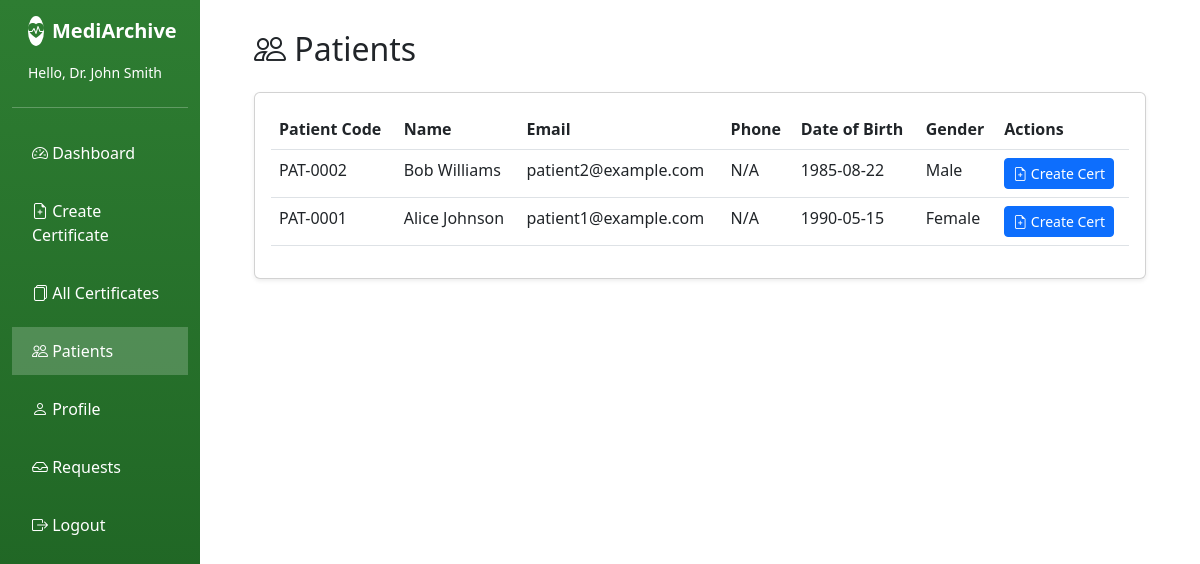
Screenshot of /views/patients.php (signed in) with the database file from the repository.
### tables this page shows
CREATE TABLE IF NOT EXISTS patients (
    id INT PRIMARY KEY AUTO_INCREMENT,
    user_id INT NOT NULL,
    patient_code VARCHAR(20) UNIQUE NOT NULL,
    date_of_birth DATE,
    gender ENUM('Male', 'Female', 'Other'),
    address TEXT,
    FOREIGN KEY (user_id) REFERENCES users(id) ON DELETE CASCADE,
    INDEX idx_user_id (user_id),
    INDEX idx_patient_code (patient_code)
);

CREATE TABLE IF NOT EXISTS users (
    id INT PRIMARY KEY AUTO_INCREMENT,
    username VARCHAR(50) UNIQUE NOT NULL,
    email VARCHAR(100) UNIQUE NOT NULL,
    password VARCHAR(255) NOT NULL,
    full_name VARCHAR(100) NOT NULL,
    role ENUM('clinic_admin', 'patient') NOT NULL DEFAULT 'patient',
    phone VARCHAR(20),
    created_at TIMESTAMP DEFAULT CURRENT_TIMESTAMP,
    INDEX idx_username (username),
    INDEX idx_email (email)
);

### config.php (called while the page is built, shortened)
<?php
function isClinicAdmin() {
    return isset($_SESSION['role']) && $_SESSION['role'] === 'clinic_admin';
}
?>

### views/patients.php (the view, shortened to what this page needs)
<?php
require_once '../config.php';
$conn = getDBConnection();
$stmt = $conn->prepare("SELECT p.*, u.full_name, u.email, u.phone
                       FROM patients p
                       JOIN users u ON p.user_id = u.id
                       ORDER BY p.id DESC");
$stmt->execute();
$patients = $stmt->get_result();
?>
<!DOCTYPE html>
<html lang="en">
<head>
<link href="https://cdn.jsdelivr.net/npm/bootstrap@5.3.0/dist/css/bootstrap.min.css" rel="stylesheet">
<link rel="stylesheet" href="https://cdn.jsdelivr.net/npm/bootstrap-icons@1.10.0/font/bootstrap-icons.css">
</head>
<body>
<div class="container-fluid">
    <div class="row">
        <?php include 'includes/sidebar.php'; ?>
        <main class="col-md-9 ms-sm-auto col-lg-10 px-md-4">
            <div class="main-content">
                <h2 class="mb-4"><i class="bi bi-people"></i> Patients</h2>
                <div class="card shadow-sm">
                    <div class="card-body">
                        <?php if ($patients->num_rows > 0): ?>
                        <div class="table-responsive">
                            <table class="table table-hover">
                                <thead>
                                    <tr>
                                        <th>Patient Code</th>
                                        <th>Name</th>
                                        <th>Email</th>
                                        <th>Phone</th>
                                        <th>Date of Birth</th>
                                        <th>Gender</th>
                                        <th>Actions</th>
                                    </tr>
                                </thead>
                                <tbody>
                                    <?php while ($patient = $patients->fetch_assoc()): ?>
                                    <tr>
                                        <td><?php echo htmlspecialchars($patient['patient_code']); ?></td>
                                        <td><?php echo htmlspecialchars($patient['full_name']); ?></td>
                                        <td><?php echo htmlspecialchars($patient['email']); ?></td>
                                        <td><?php echo htmlspecialchars($patient['phone'] ?? 'N/A'); ?></td>
                                        <td><?php echo $patient['date_of_birth'] ?? 'N/A'; ?></td>
                                        <td><?php echo $patient['gender'] ?? 'N/A'; ?></td>
                                        <td>
                                            <a href="create_certificate.php?patient_id=<?php echo $patient['id']; ?>" class="btn btn-sm btn-primary">
                                                <i class="bi bi-file-earmark-plus"></i> Create Cert
                                            </a>
                                        </td>
                                    </tr>
                                    <?php endwhile; ?>
                                </tbody>
                            </table>
                        </div>
                        <?php else: ?>
                        <p class="text-muted text-center py-5">No patients registered yet.</p>
                        <?php endif; ?>
                    </div>
                </div>
            </div>
        </main>
    </div>
</div>
</body>
</html>

### views/includes/sidebar.php (shortened to what this page needs)
<?php
$current_page = basename($_SERVER['PHP_SELF']);
?>
<nav class="col-md-3 col-lg-2 d-md-block sidebar collapse">
    <div class="position-sticky pt-3">
        <div class="d-flex align-items-center gap-2 px-3 mb-2">
            <span class="bg-white rounded-circle d-inline-flex align-items-center justify-content-center" style="width:30px;height:30px;color:#2e7d32;"><i class="bi bi-heart-pulse-fill"></i></span>
            <h5 class="text-white mb-0"><strong>MediArchive</strong></h5>
        </div>
        <?php if (isset($_SESSION['full_name'])): ?>
        <div class="d-flex align-items-center gap-2 px-3 py-2 text-white">
            <div class="small">Hello, <?php echo htmlspecialchars($_SESSION['full_name']); ?></div>
        </div>
        <?php endif; ?>
        <hr class="text-white">
        <ul class="nav flex-column">
            <li class="nav-item">
                <a class="nav-link <?php echo $current_page === 'dashboard.php' ? 'active' : ''; ?>" href="dashboard.php">
                    <i class="bi bi-speedometer2"></i> Dashboard
                </a>
            </li>
            <?php if (isClinicAdmin()): ?>
            <li class="nav-item">
                <a class="nav-link <?php echo $current_page === 'create_certificate.php' ? 'active' : ''; ?>" href="create_certificate.php">
                    <i class="bi bi-file-earmark-plus"></i> Create Certificate
                </a>
            </li>
            <li class="nav-item">
                <a class="nav-link <?php echo in_array($current_page, ['certificates.php', 'my_certificates.php']) ? 'active' : ''; ?>" href="certificates.php">
                    <i class="bi bi-files"></i> All Certificates
                </a>
            </li>
            <li class="nav-item">
                <a class="nav-link <?php echo $current_page === 'patients.php' ? 'active' : ''; ?>" href="patients.php">
                    <i class="bi bi-people"></i> Patients
                </a>
            </li>
            <?php endif; ?>
            <li class="nav-item">
                <a class="nav-link <?php echo in_array($current_page, ['profile.php', 'edit_profile.php']) ? 'active' : ''; ?>" href="profile.php">
                    <i class="bi bi-person"></i> Profile
                </a>
            </li>
            <?php if (isClinicAdmin()): ?>
            <li class="nav-item">
                <a class="nav-link <?php echo $current_page === 'certificate_requests.php' ? 'active' : ''; ?>" href="certificate_requests.php">
                    <i class="bi bi-inbox"></i> Requests
                </a>
            </li>
            <?php endif; ?>
            <li class="nav-item">
                <a class="nav-link" href="logout.php">
                    <i class="bi bi-box-arrow-right"></i> Logout
                </a>
            </li>
        </ul>
    </div>
</nav>

### views/patients.php (style rules this page uses)
.sidebar { min-height: 100vh; background: linear-gradient(180deg, #2e7d32 0%, #1b5e20 100%); }
.sidebar .nav-link { color: white; padding: 12px 20px; margin: 5px 0; }
.sidebar .nav-link.active { background: rgba(255,255,255,0.2); }
.main-content { padding: 30px; }

### rows the page displays
patients: patient_code "PAT-0002", user.full_name "Bob Williams", user.email "patient2@example.com", user.phone "N/A", date_of_birth "1985-08-22", gender "Male"
patients: patient_code "PAT-0001", user.full_name "Alice Johnson", user.email "patient1@example.com", user.phone "N/A", date_of_birth "1990-05-15", gender "Female"

### other values shown
$_SESSION['full_name'] "Dr. John Smith"
